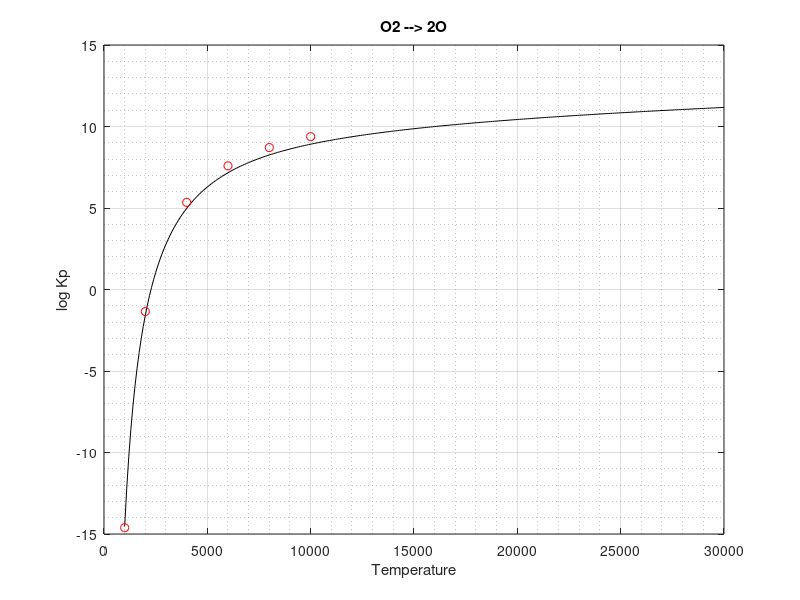

MATLAB code for this plot: (Note: this script raises an error after producing the figure.)
%% Program to find Kp of reactions
close all; clear all; clc;

%% INPUT

% D0 = 1.6022e-19*9.753940;       % Input for N2 dissociation
D0 = 1.6022e-19*5.116420;          % O2
% D0 = 1.6022e-19*6.506;          % NO
% D0 = 1.6022e-19*10.8506;          % NO+ --> N + O+
% D0 = 1.6022e-19*9.2642;             % NO --> NO+ + e-

% m = 2.335934e-26/2;               % N2 % ma*mb/mab;
m = 1.32815e-26;                    % O2
% m = 1.24281E-26;                    % NO / NO+
% m = 9.10938356e-31;                 % e

global h c k

h     = 6.626068e-34;                      % Planck's constant - m^2 kg / s
c     = 299792458;                         % Speed of light - m/s
k     = 1.3806e-23;                        % Boltzmann constant - SI

data_A = dlmread('QO.dat');
% data_B = dlmread('QO.dat');
data_AB = dlmread('QO2.dat');


T    = data_A(:,1);
QA   = data_A(:,2);
% QB   = data_B(:,2);
QAB   = data_AB(:,2);

Kp     = [];
T_plot = [];

for j = 1000:100:30000
    
    T_plot = [T_plot j];
    
    qa  = spline(T,QA,j);
%     qb  = spline(T,QB,j);
    qab = spline(T,QAB,j);
    
    kp  = exp(-D0/(k*j))*(qa^2/(qab))*(2*pi*m*k*j/h^2)^1.5*k*j;
%     kp  = exp(-D0/(k*j))*(qa*qb/(qab))*(2*pi*m*k*j/h^2)^1.5*k*j;
        
    Kp = [Kp kp];
    
end

OUT = [T_plot' Kp' log10(Kp')];

%% Bartlem data

Tbar = [1000 2000 4000 6000 8000 10000];
% lKbar = [-3.8e1 -1.3077e1 -4.96e-1 3.7552 5.93537 7.28996]; % N2
lKbar = [-1.46132e1 -1.35267 5.3431 7.58653 8.70884 9.3769]; % O2

%% Plotting

plot(T_plot,log10(Kp),'k',Tbar,lKbar,'ro');
grid on;
grid minor;
title('O2 --> 2O')
xlabel('Temperature')
ylabel('log Kp')
legend('location','best','Present computation','Bartlem');

%% Save to file

% save KpN2.dat OUT -ASCII
    
    
    
    

